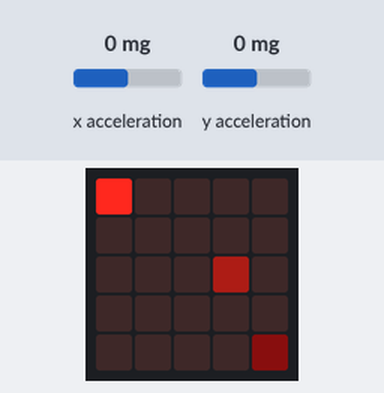
Simulated run of this program. Board: BBC micro:bit (MakeCode). On the bench: the board's 5×5 LED display. The test bench sets the inputs (shaded band); at power-on: x acceleration 0 mg, y acceleration 0 mg. Random numbers come from a fixed seed; the short countdown, score and lost-life animations are approximate.

Above: at 1.28 s.
1.3 s: x acceleration set to 179 mg
3.1 s: x acceleration set to 211 mg
At 3.45 s:
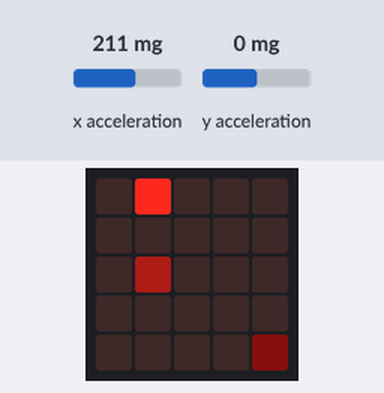
5.1 s: y acceleration set to 184 mg
7.9 s: y acceleration set to 214 mg
At 8.47 s:
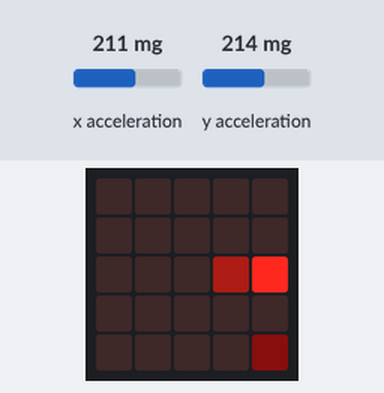
9.7 s: x acceleration set to -1440 mg
At 10.58 s:
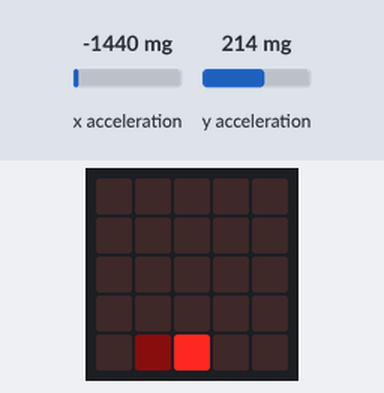
11.6 s: y acceleration set to -1440 mg
At 12.97 s:
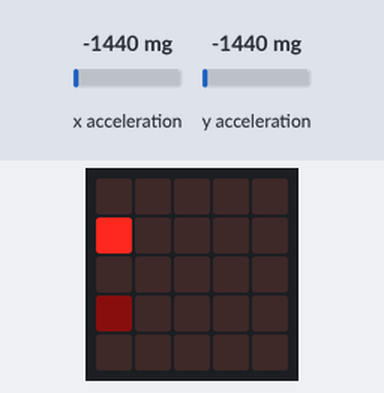

The program:

main.ts
```typescript
let pausa = 1000
let pacman = game.createSprite(2, 2)
let janaria = game.createSprite(4, 4)
let mamua = game.createSprite(2, 2)
mamua.set(LedSpriteProperty.Blink, 100)
mamua.set(LedSpriteProperty.Brightness, 50)
janaria.set(LedSpriteProperty.Brightness, 10)
basic.forever(function () {
    basic.pause(400)
    if (input.acceleration(Dimension.X) > 200) {
        pacman.change(LedSpriteProperty.X, 1)
    }
    if (input.acceleration(Dimension.X) < 200) {
        pacman.change(LedSpriteProperty.X, -1)
    }
    if (input.acceleration(Dimension.Y) > 200) {
        pacman.change(LedSpriteProperty.Y, 1)
    }
    if (input.acceleration(Dimension.Y) < 200) {
        pacman.change(LedSpriteProperty.Y, -1)
    }
    if (pacman.isTouching(janaria)) {
        game.addScore(1)
        janaria.delete()
        janaria = game.createSprite(randint(0, 4), randint(0, 4))
        janaria.set(LedSpriteProperty.Brightness, 10)
    }
    if (pacman.isTouching(mamua)) {
        game.gameOver()
    }
})
basic.forever(function () {

})
basic.forever(function () {
    mamua.move(1)
    basic.pause(500)
    mamua.ifOnEdgeBounce()
})
```

test.ts
```typescript
// aquí va el archivo "tests"; esto no se compilará cuando este paquete se utilice como una extensión.
```

Measured:
- the behaviour switches between 200 and 201 mg on x acceleration (found by bisection; images 0 and 1)
- the behaviour switches between 200 and 201 mg on y acceleration (found by bisection; images 1 and 2)
